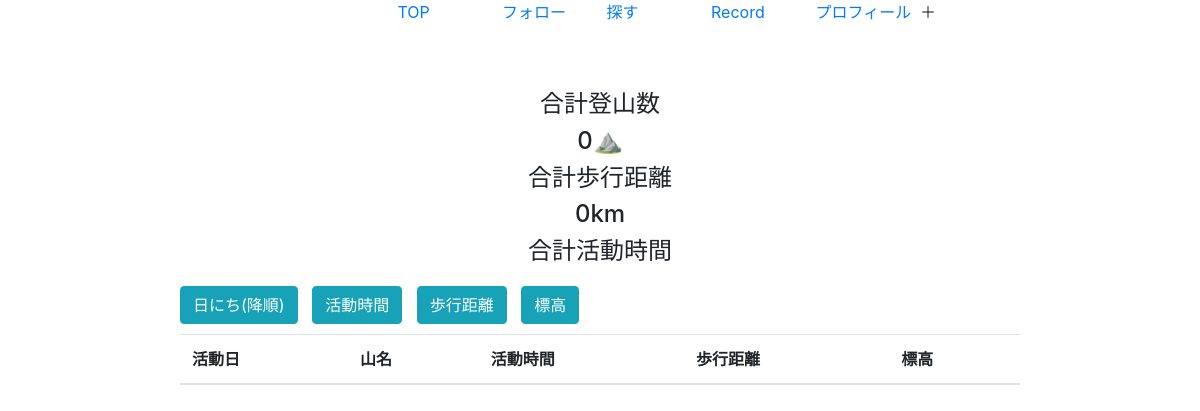
The page /data.php (signed in) on the database as committed earlier.
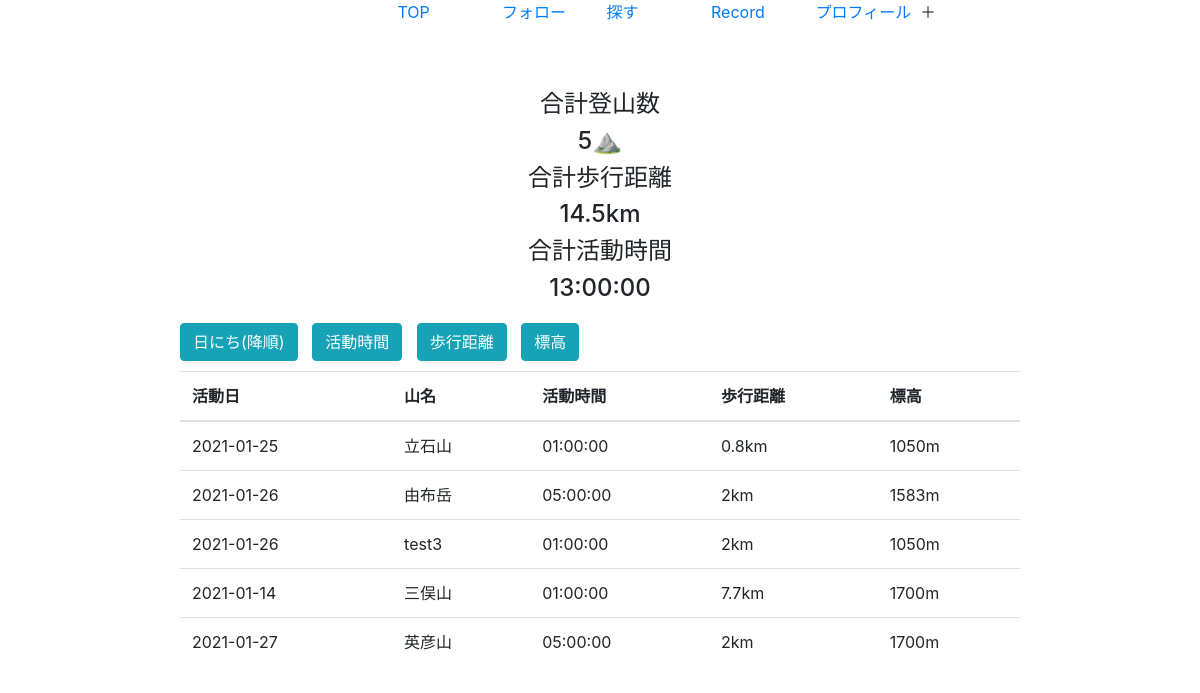
The same page on the database as committed later.
### tables this page shows
CREATE TABLE `tozan_record_table` (
  `image_id` int(11) NOT NULL,
  `user_id` int(12) NOT NULL,
  `image_name` varchar(256) NOT NULL,
  `created_at` datetime NOT NULL,
  `name` varchar(255) NOT NULL,
  `date` date DEFAULT NULL,
  `time` time NOT NULL,
  `distance` int(11) NOT NULL,
  `maximumAltitude` int(11) NOT NULL
);

### data.php (the view, shortened to what this page needs)
<?php
$pdo = connect_to_db();
$user_id = $_SESSION["user_id"];
$sql = 'SELECT * FROM tozan_record_table WHERE user_id=:user_id';
$stmt = $pdo->prepare($sql);
$stmt->bindValue(':user_id', $user_id, PDO::PARAM_INT);
$status = $stmt->execute();
if ($status == false) {
  $error = $stmt->errorInfo();
  exit('sqlError:' . $error[2]);
} else {
  $result = $stmt->fetchAll(PDO::FETCH_ASSOC);
  $output = "";
  foreach ($result as $record) {
    $output .= "<tr>";
    $output .= "<td>{$record["date"]}</td>";
    $output .= "<td>{$record["name"]}</td>";
    $output .= "<td>{$record["time"]}</td>";
    $output .= "<td>" . $record["distance"] / 1000 . "km</td>";
    $output .= "<td>{$record["maximumAltitude"]}m</td>";
    $output .= "</tr>";
  }
}
$sql = 'SELECT  SUM(distance) FROM tozan_record_table WHERE user_id=:user_id';
$stmt = $pdo->prepare($sql);
$stmt->bindValue(':user_id', $user_id, PDO::PARAM_INT);
$status = $stmt->execute();
$result = $stmt->fetchAll(PDO::FETCH_ASSOC);
foreach ($result as $record) {
  $totalDistance = $record['SUM(distance)'];
}
$sql = 'SELECT  COUNT(*) FROM tozan_record_table WHERE user_id=:user_id';
$stmt = $pdo->prepare($sql);
$stmt->bindValue(':user_id', $user_id, PDO::PARAM_INT);
$status = $stmt->execute();
$result = $stmt->fetchAll(PDO::FETCH_ASSOC);
foreach ($result as $record) {
  $totalRecord = $record['COUNT(*)'];
}
$sql = 'SELECT
    -- SUM( time_to_sec(time)) as total_sec,
    -- SEC_TO_TIME()秒を「HH:MM:SS」形式に変換します
    -- TIME_TO_SEC()秒に変換された引数を返します
    SEC_TO_TIME(SUM( TIME_TO_SEC(time))) as total_time
FROM
    tozan_record_table WHERE user_id=:user_id';
$stmt = $pdo->prepare($sql);
$stmt->bindValue(':user_id', $user_id, PDO::PARAM_INT);
$status = $stmt->execute();
$result = $stmt->fetchAll(PDO::FETCH_ASSOC);
foreach ($result as $record) {
  $totalTime = $record['total_time'];
}
?>
<!DOCTYPE html>
<html lang="ja">
<head>
  <link rel="stylesheet" href="https://stackpath.bootstrapcdn.com/bootstrap/4.3.1/css/bootstrap.min.css">
  <link rel="stylesheet" href="https://use.fontawesome.com/releases/v5.7.2/css/all.css">
  <link rel="stylesheet" href="css/styles.css">
</head>
<body style="width: 70%; margin: 0 auto;">
  <div id="navbar">
    <ul>
      <li><a href="input.php">TOP</a></li>
      <li><a href="follow_page.php">フォロー</a></li>
      <li><a href="follow_page.php">探す</a></li>
      <li><a href="data.php">Record</a></li>
      <li><a href="profile_edit.php">プロフィール</a></li>
      <li><a id="panel-btn" style="display:block;">＋</a></li>
    </ul>
  </div>
  <br>
  <div class="record">
    <h4>合計登山数</h4>
    <h4> <?= $totalRecord; ?>⛰</h4>
    <h4>合計歩行距離 </h4>
    <h4> <?= $totalDistance / 1000; ?>km</h4>
    <h4>合計活動時間 </h4>
    <h4> <?= $totalTime  ?></h4>
  </div>
  <table class="table">
    <div class="sort-button">
      <form action="data.php" method="post">
        <button type="submit" name="sort-date" class="btn btn-info" style="margin-right: 10px;">日にち(降順)</button>
        <button type="submit" name="sort-time" class="btn btn-info" style="margin-right: 10px;">活動時間</button>
        <button type="submit" name="sort-distance" class="btn btn-info" style="margin-right: 10px;">歩行距離</button>
        <button type="submit" name="sort-elevation" class="btn btn-info" style="margin-right: 10px;">標高</button>
      </form>
    </div>
    <thead>
      <tr>
        <th scope="col">活動日</th>
        <th scope="col">山名</th>
        <th scope="col">活動時間</th>
        <th scope="col">歩行距離</th>
        <th scope="col">標高</th>
      </tr>
    </thead>
    <tbody>
      <?= $output ?>
    </tbody>
  </table>
</body>
</html>

Rows that differ between the two databases and show on the page:
added tozan_record_table: date "2021-01-25", name "立石山", time "01:00:00", $record['distance']/1000 "0.8", maximumAltitude "1050"
added tozan_record_table: date "2021-01-26", name "由布岳", time "05:00:00", $record['distance']/1000 "2", maximumAltitude "1583"
added tozan_record_table: date "2021-01-26", name "test3", time "01:00:00", $record['distance']/1000 "2", maximumAltitude "1050"
added tozan_record_table: date "2021-01-14", name "三俣山", time "01:00:00", $record['distance']/1000 "7.7", maximumAltitude "1700"
added tozan_record_table: date "2021-01-27", name "英彦山", time "05:00:00", $record['distance']/1000 "2", maximumAltitude "1700"
Other text that changed with them:
$totalRecord: "0" → "5"
$totalDistance / 1000: "0" → "14.5"
$totalTime: (not shown) → "13:00:00"
